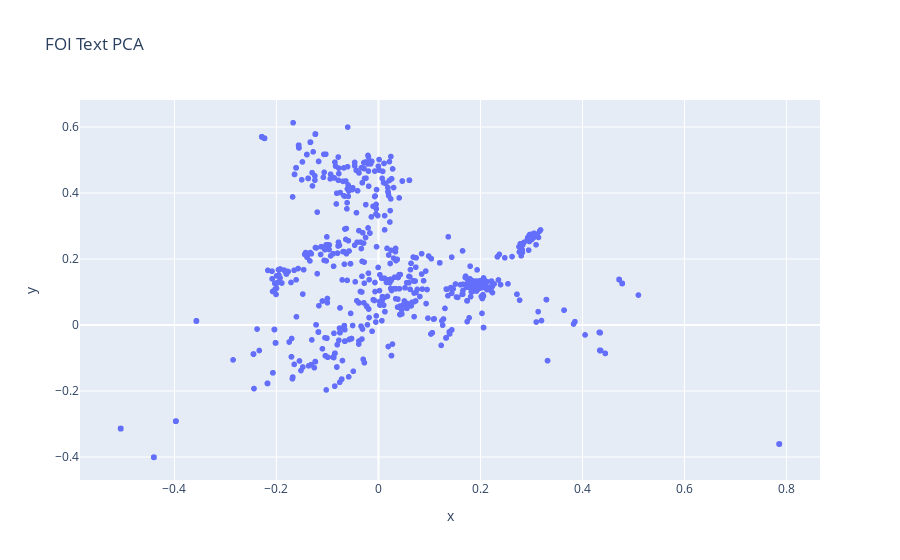

Notebook cell for this chart:
### Code cell
hero.scatterplot(df, col='pca', title='FOI Text PCA')

### Figure 1 — Plotly figure (JSON) as saved in the notebook; plotly's stock layout.template omitted (floating-point values rounded to 4 significant figures; data arrays with more than 128 entries replaced by an {"elided": "..."} marker saying what was removed)
{"data": [{"hovertemplate": "x=%{x}<br>y=%{y}<extra></extra>", "legendgroup": "", "marker": {"color": "#636efa", "symbol": "circle"}, "mode": "markers", "name": "", "showlegend": false, "type": "scattergl", "x": {"elided": "2763 float values"}, "xaxis": "x", "y": {"elided": "2763 float values"}, "yaxis": "y"}], "layout": {"autosize": true, "legend": {"tracegroupgap": 0}, "title": {"text": "FOI Text PCA"}, "xaxis": {"anchor": "y", "autorange": true, "domain": [0, 1], "range": [-0.585, 0.8655], "title": {"text": "x"}, "type": "linear"}, "yaxis": {"anchor": "x", "autorange": true, "domain": [0, 1], "range": [-0.4844, 0.6965], "title": {"text": "y"}, "type": "linear"}}}
